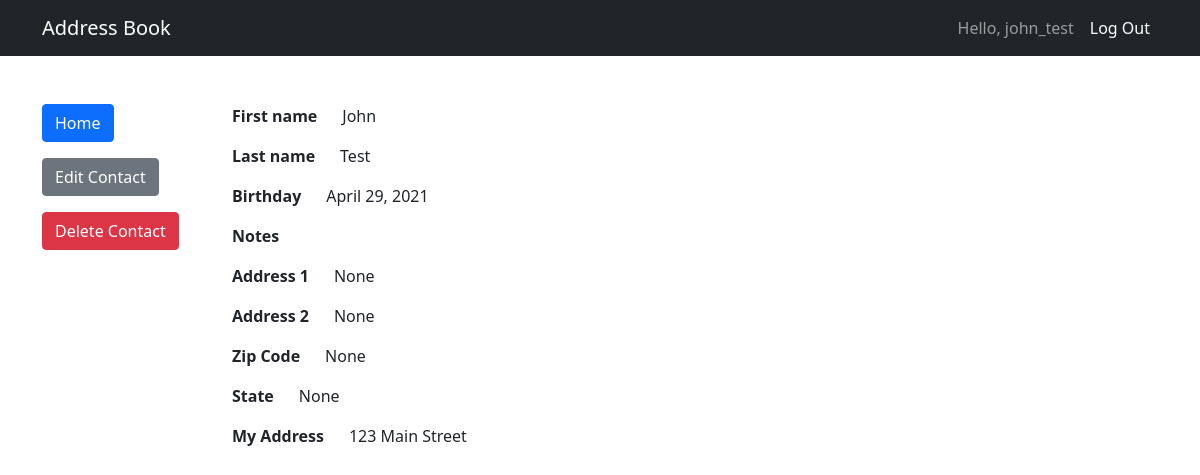
/contacts/15 (signed in), run on an earlier commit of the app's database.
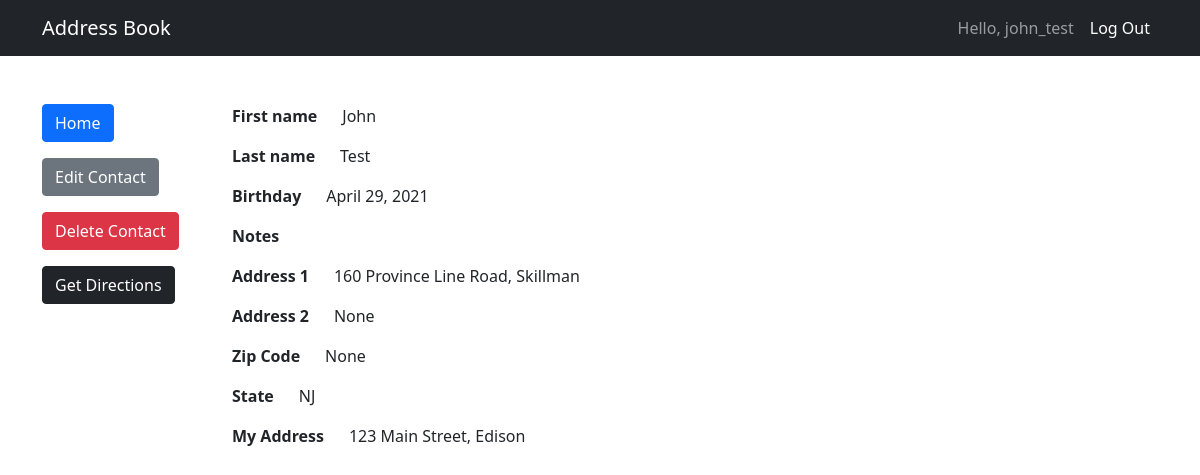
And on a later commit of the database.
### directory/models.py (models this page shows, shortened)
class Contact(models.Model):
    first_name = models.CharField(max_length=20)
    last_name = models.CharField(max_length=20)
    email = models.EmailField(blank=True, null=True)
    birthday = models.DateField('Birthday', blank=True, null=True)
    notes = models.TextField('Notes', max_length=500, blank=True)
    username = models.ForeignKey(User, blank=True, null=True, on_delete=models.CASCADE)
    address_line1 = models.CharField(max_length = 50, null=True, blank=True)
    address_line2 = models.CharField(max_length = 50, null=True, blank=True)
    address_ZIP = models.CharField(max_length = 5, null=True, blank=True)
    address_state = models.CharField(max_length = 50, null=True, blank=True)
    self_contact = models.BooleanField(default=False)

### directory/views.py (the view)
# urls.py: path('contacts/<int:pk>', ContactView.as_view(), name='contact-detail'),
class ContactView(LoginRequiredMixin, UserPassesTestMixin, DetailView):
    model = Contact
    def test_func(self):
        obj = self.get_object()
        return obj.username == self.request.user
    def get_context_data(self, **kwargs):
        context = super().get_context_data(**kwargs)
        context['user_info'] = Contact.objects.filter(username=self.request.user).filter(self_contact=True).values()[0]
        return context

### directory/templates/directory/contact_detail.html (shortened to what this page needs)
{% extends "base.html" %}
{% block content %}
    <div class="row">
        <div class="col-2">
            <a class="btn btn-primary" href="{% url 'show-contacts' %}" role="button">Home</a>
            <a class="btn btn-secondary" href="{% url 'update-contact' contact.id %}" role="button">Edit Contact</a>
            {% if not contact.self_contact %}
                <a class="btn btn-danger" href="{% url 'delete-contact' contact.id %}" role="button">Delete Contact</a>
            {% endif %}
            {% if user_info.address_line1 != None and contact.address_line1 != None and not contact.self_contact %}
                <a class="btn btn-dark" href="{% url 'directions:map' %}?start={{ user_info.address_line1 }}-{{ user_info.address_ZIP }}-{{ user_info.address_state }}&end={{ contact.address_line1 }}-{{ contact.address_ZIP }}-{{ contact.address_state }}" role="button">Get Directions</a>
            {% endif %}
        </div>
        <div class="col-6">
            <p><strong>First name &nbsp;&nbsp;&nbsp;&nbsp; </strong> {{ contact.first_name }}</p>
            <p><strong>Last name &nbsp;&nbsp;&nbsp;&nbsp; </strong> {{ contact.last_name }}</p>
            <p><strong>Birthday &nbsp;&nbsp;&nbsp;&nbsp; </strong> {{ contact.birthday}}</p>
            <p><strong>Notes &nbsp;&nbsp;&nbsp;&nbsp; </strong> {{ contact.notes}}</p>
            <p><strong>Address 1 &nbsp;&nbsp;&nbsp;&nbsp; </strong> {{ contact.address_line1}}</p>
            <p><strong>Address 2 &nbsp;&nbsp;&nbsp;&nbsp; </strong> {{ contact.address_line2}}</p>
            <p><strong>Zip Code &nbsp;&nbsp;&nbsp;&nbsp; </strong> {{ contact.address_ZIP}}</p>
            <p><strong>State &nbsp;&nbsp;&nbsp;&nbsp; </strong> {{ contact.address_state}}</p>
            <p><strong>My Address &nbsp;&nbsp;&nbsp;&nbsp; </strong> {{ user_info.address_line1 }}</p>
        </div>
    </div>
{% endblock content %}

### AB_site/templates/base.html (shortened to what this page needs)
{% load static %}
<!DOCTYPE html>
<html lang="en">
    <head>
        <link href="{% static 'css/styles.css' %}" rel="stylesheet" />
    </head>
    <body>
        <nav class="navbar navbar-expand-lg navbar-dark bg-dark">
            <div class="container">
                <a class="navbar-brand" href="/">Address Book</a>
                <div class="collapse navbar-collapse" id="navbarSupportedContent">
                    <ul class="navbar-nav ms-auto mb-2 mb-lg-0">
                        {% if user.is_authenticated %}
                            <li class="nav-item"><a class="nav-link" aria-current="page">Hello, {{ user.username }}</a></li>
                            <li class="nav-item"><a class="nav-link active" aria-current="page" href="{% url 'logout' %}?next=/">Log Out</a></li>
                        {% else %}
                            <li class="nav-item"><a class="nav-link active" aria-current="page" href="{% url 'login' %}?next=/">Log in</a></li>
                        {% endif %}
                    </ul>
                </div>
            </div>
        </nav>
        <div class="container">
            <div class="mt-5">
                {% block content %}{% endblock content %}
            </div>
        </div>
    </body>
</html>

What changed in the data, as far as the page shows it:
changed Contact "John": address_line1 "None" → "160 Province Line Road, Skillman"; address_state "None" → "NJ"
changed Contact: address_line1 "123 Main Street" → "123 Main Street, Edison"
Also different on the page:
text now shown: "Get Directions"
